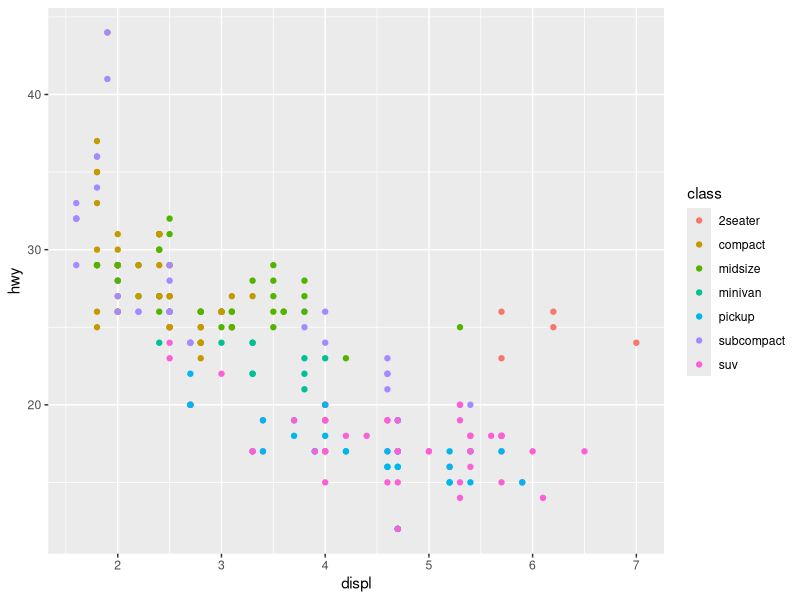
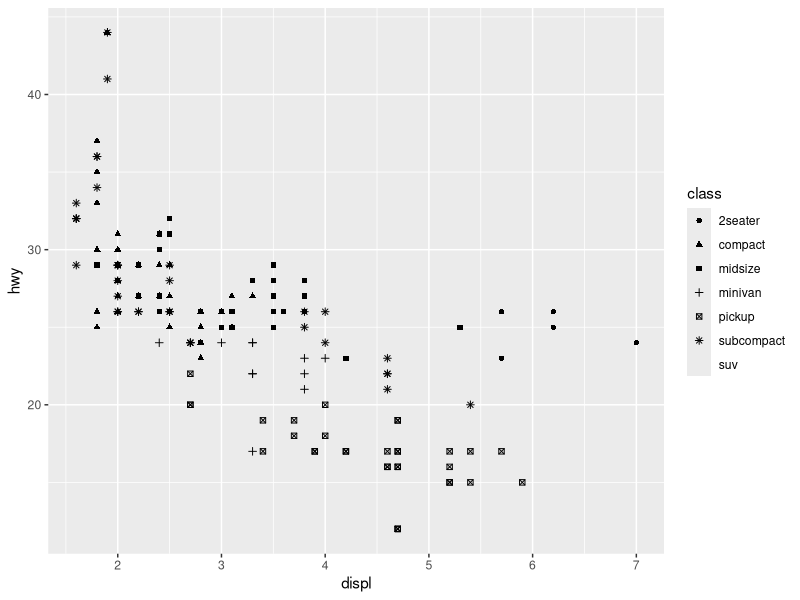
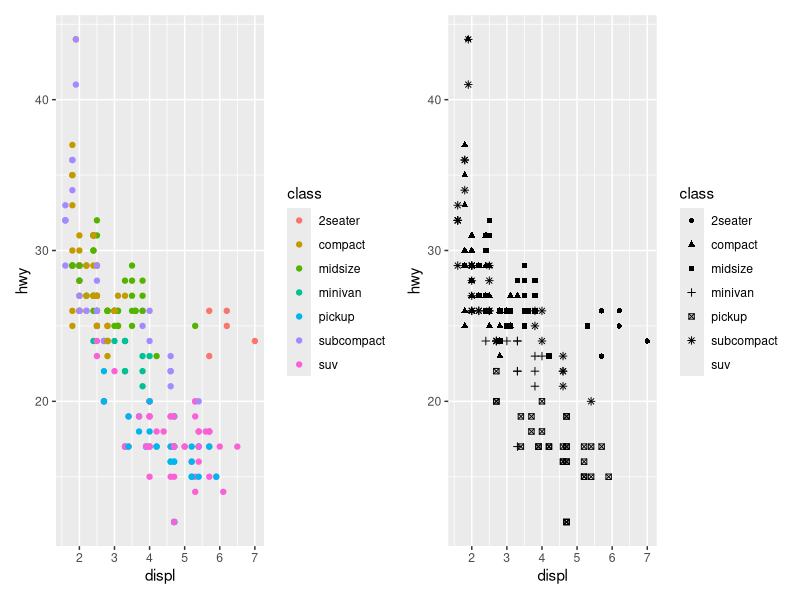
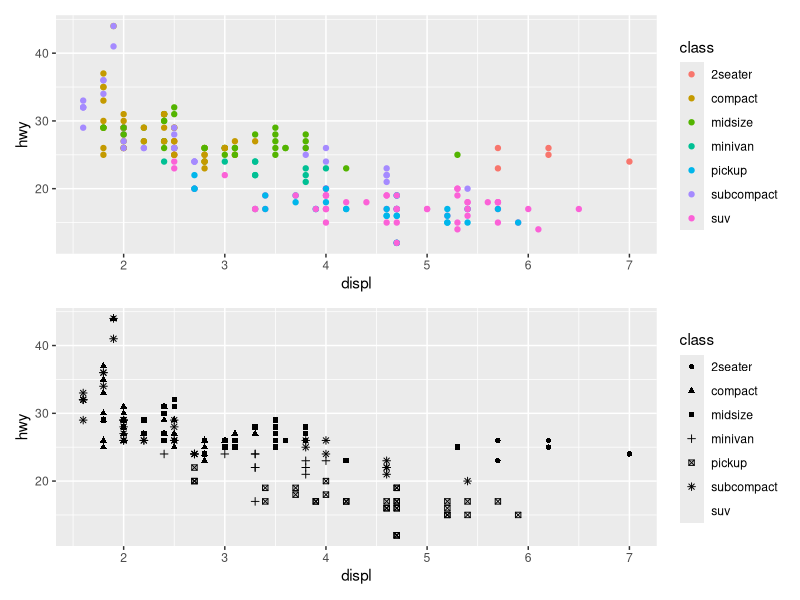
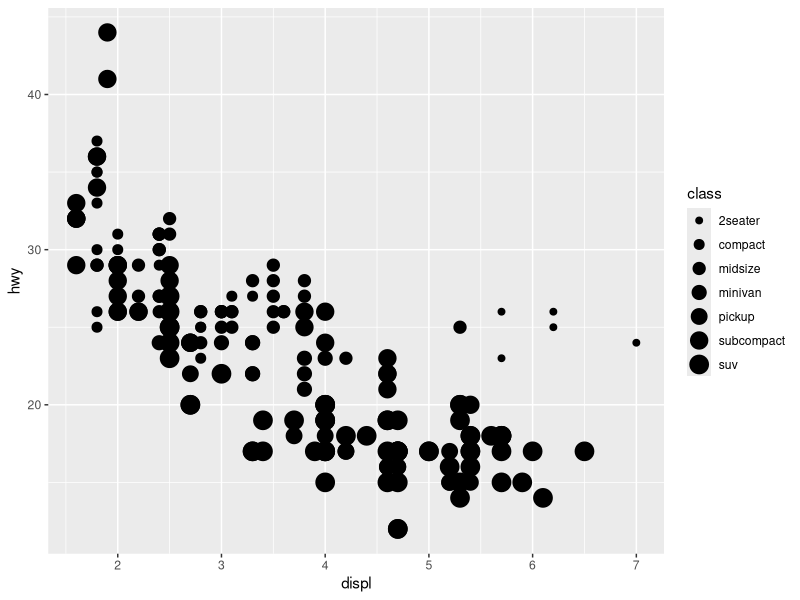
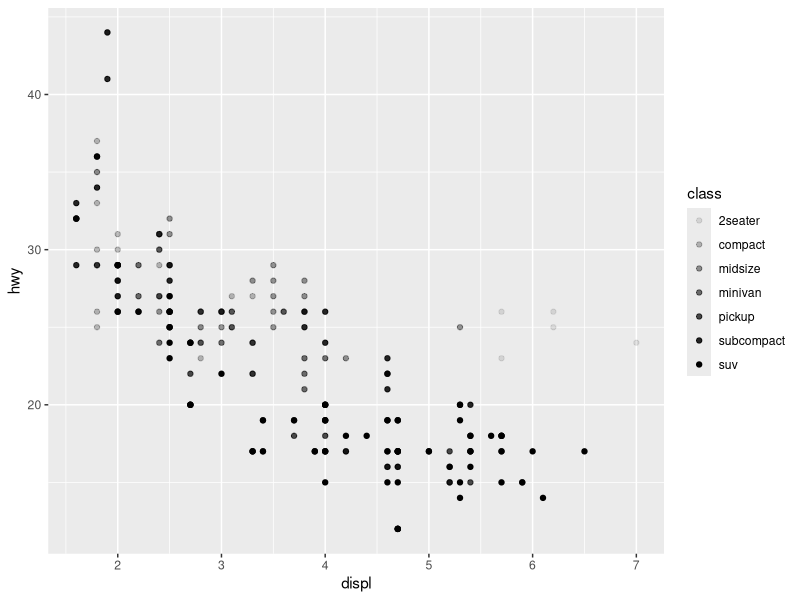
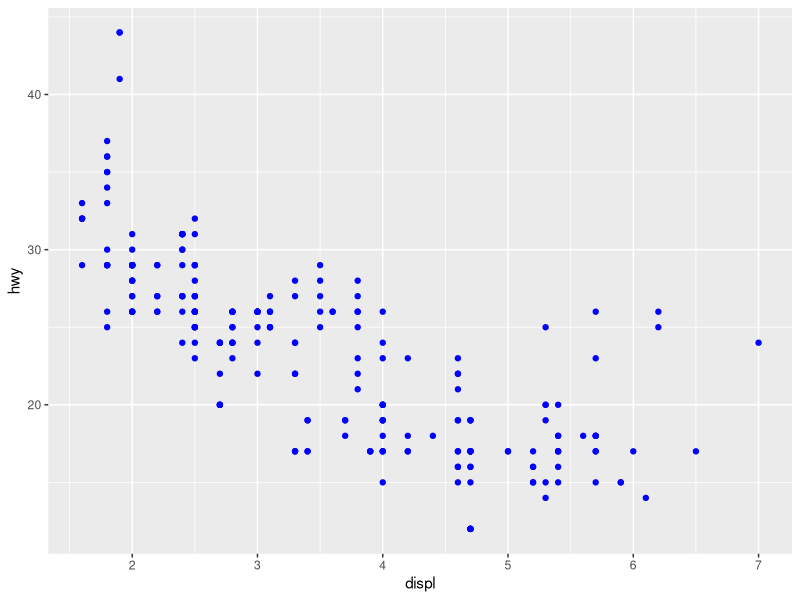
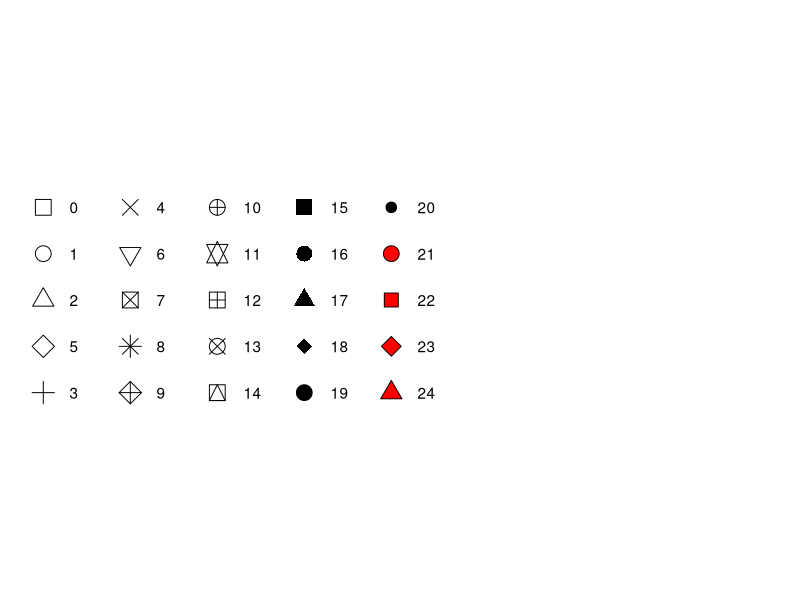

Recreate these plots in R, in order. (Note: this script raises an error after producing the figures.)
## ---- chunk 1
library(tidyverse)
library(patchwork)  # for combining plots
library(scales)
## ---- chunk 2
?mpg
names(mpg)
## ---- chunk 3
# Mapping class to color works well
ggplot(mpg, aes(x = displ, y = hwy, color = class)) +
  geom_point()
## ---- chunk 4
# Mapping class to shape produces warnings
ggplot(mpg, aes(x = displ, y = hwy, shape = class)) +
  geom_point()
## ---- chunk 5
# Save plots to variables
p1 <- ggplot(mpg, aes(x = displ, y = hwy, color = class)) +
  geom_point()

p2 <- ggplot(mpg, aes(x = displ, y = hwy, shape = class)) +
  geom_point()

# Combine side-by-side with +
p1 + p2
## ---- chunk 6
# Stack plots vertically
p1 / p2
## ---- chunk 7
# class mapped to size
ggplot(mpg, aes(x = displ, y = hwy, size = class)) +
  geom_point() 
## ---- chunk 8
# class mapped to alpha
ggplot(mpg, aes(x = displ, y = hwy, alpha = class)) +
  geom_point() 
## ---- chunk 9
ggplot(mpg, aes(x = displ, y = hwy)) + 
  geom_point(color = "blue") 
## ---- chunk 10
shapes <- tibble(
  shape = c(0, 1, 2, 5, 3, 4, 6:19, 20, 21, 22, 23, 24),
  x = (0:24 %/% 5) / 2,
  y = (-(0:24 %% 5)) / 4
)
ggplot(shapes, aes(x, y)) + 
  geom_point(aes(shape = shape), size = 5, fill = "red") +
  geom_text(aes(label = shape), hjust = 0, nudge_x = 0.15) +
  scale_shape_identity() +
  expand_limits(x = 4.1) +
  scale_x_continuous(NULL, breaks = NULL) + 
  scale_y_continuous(NULL, breaks = NULL, limits = c(-1.2, 0.2)) + 
  theme_minimal() +
  theme(aspect.ratio = 1/2.75)
## ---- chunk 11
# color varies by class (class is a column in mpg)
ggplot(mpg, aes(x = displ, y = hwy, color = class)) +
  geom_point()
## ---- chunk 12
# all points are pink
ggplot(mpg, aes(x = displ, y = hwy)) +
  geom_point(color = "pink", size = 3)
## ---- chunk 13
ggplot(mpg, aes(x = hwy, y = displ)) +
  geom_point(color = "pink", shape = 24, size = 3, fill = "pink")
## ---- chunk 14
ggplot(mpg) + 
  geom_point(aes(x = displ, y = hwy, color = "blue"))
## ---- chunk 15
# Correct: color is a constant, so it goes outside aes()
ggplot(mpg) + 
  geom_point(aes(x = displ, y = hwy), color = "blue")
## ---- chunk 16
ggplot(mpg, aes(x = displ, y = hwy)) +
  geom_point(color = class, size = 3)
## ---- chunk 17
# Correct: class is from data, so it goes inside aes()
ggplot(mpg, aes(x = displ, y = hwy)) +
  geom_point(aes(color = class), size = 3)
## ---- chunk 18
# Stroke controls the width of the edge/border for the shapes (21-25)
# that have a fill aesthetic.
 
ggplot(mpg) + 
  geom_point(
    aes(x = displ, y = hwy),
    shape = 24,
    fill = "purple",
    color = "red",
    stroke = 2,
    size = 8
  )
## ---- chunk 19
ggplot(mpg) + geom_point(aes(x = displ, y = hwy))
## ---- chunk 20
# It creates a logical variable with values `TRUE` and `FALSE` 
# for cars with displacement values below and above 5. 

# Notice color is inside aes() because we're creating a variable
# from the data (the result of displ < 5).

ggplot(mpg) + 
  geom_point(aes(x = displ, y = hwy, color = displ < 5)) 
## ---- chunk 21
# Scatterplot
ggplot(mpg, aes(x = displ, y = hwy)) +  
  geom_point() 
## ---- chunk 22
# Smooth line
ggplot(mpg, aes(x = displ, y = hwy)) + 
  geom_smooth()
## ---- chunk 23
# Shape doesn't work with geom_smooth - no legend appears
ggplot(mpg, aes(x = displ, y = hwy, shape = drv)) + 
  geom_smooth()
## ---- chunk 24
# Linetype DOES work with geom_smooth
ggplot(mpg, aes(x = displ, y = hwy, linetype = drv)) + 
  geom_smooth()
## ---- chunk 25
ggplot(mpg, aes(x = displ, y = hwy, color = drv)) +
  geom_point() + 
  geom_smooth(aes(linetype = drv))
## ---- chunk 26
ggplot(mpg, aes(x = displ, y = hwy)) +
  geom_point() +
  geom_point(
    data = mpg |> filter(class == '2seater'),
    color = "red",
    size = 3
  )
## ---- chunk 27
# Histogram shows distribution
ggplot(mpg, aes(x = hwy)) + 
  geom_histogram(binwidth = 2)
## ---- chunk 28
# Density plot shows smooth distribution
ggplot(mpg, aes(x = hwy)) + 
  geom_density()
## ---- chunk 29
# Boxplot shows summary statistics and outliers
ggplot(mpg, aes(x = hwy)) + 
  geom_boxplot()
## ---- chunk 30
ggplot(mpg, aes(x = displ, y = hwy)) +
  geom_smooth(aes(color = drv), show.legend = FALSE)
## ---- chunk 31
ggplot(mpg, aes(x = displ, y = hwy)) +
  geom_smooth(aes(color = drv))
## ---- chunk 32
ggplot(mpg, aes(x = displ, y = hwy)) +
  geom_smooth(se = FALSE)
## ---- chunk 33
ggplot(mpg, aes(x = displ, y = hwy)) +
  geom_point() +
  geom_smooth()

ggplot() +
  geom_point(data = mpg, mapping = aes(x = displ, y = hwy)) +
  geom_smooth(data = mpg, mapping = aes(x = displ, y = hwy))
## ---- chunk 34
ggplot(mpg, aes(x = displ, y = hwy)) +
  geom_point() +
  facet_wrap(~ class, nrow = 2)
## ---- chunk 35
ggplot(mpg, aes(x = displ, y = hwy)) +
  geom_point() +
  facet_grid(drv ~ cyl)
## ---- chunk 36
ggplot(mpg, aes(x = displ, y = hwy)) +
  geom_point() +
  facet_grid(drv ~ cyl, scales = "free_y")
## ---- chunk 37
ggplot(mpg, aes(x = drv, y = cyl)) + 
  geom_point()
## ---- chunk 38
ggplot(mpg, aes(x = drv, y = cyl)) + 
  geom_point() +
  facet_wrap(~ hwy)
## ---- chunk 39
ggplot(mpg, aes(x = drv, y = cyl)) + 
  geom_point()
## ---- chunk 40
ggplot(mpg, aes(x = drv, y = cyl)) + 
  geom_point() +
  facet_grid(drv ~ cyl)
## ---- chunk 41
ggplot(mpg, aes(x = displ, y = hwy)) +
  geom_point() +
  facet_grid(drv ~ .)

ggplot(mpg, aes(x = displ, y = hwy)) +
  geom_point() +
  facet_grid(. ~ cyl)
## ---- chunk 42
ggplot(mpg, aes(x = displ, y = hwy)) +
  geom_point() +
  facet_grid(drv ~ .)

ggplot(mpg, aes(x = displ, y = hwy)) +
  geom_point() +
  facet_grid(. ~ cyl)
## ---- chunk 43
ggplot(mpg, aes(x = displ, y = hwy)) +
  geom_point() +
  facet_wrap(~ class, nrow = 2)
## ---- chunk 44
# Faceting - easier to see within-class patterns
ggplot(mpg, aes(x = displ, y = hwy)) +
  geom_point() +
  facet_wrap(~ class, nrow = 2)

# Color - easier to compare across classes
ggplot(mpg, aes(x = displ, y = hwy, color = class)) +
  geom_point()
## ---- chunk 45
ggplot(diamonds, aes(x = cut)) + 
  geom_bar()
## ---- chunk 46
diamonds |>
  count(cut) |>
  ggplot(aes(x = cut, y = n)) +
  geom_bar(stat = "identity")
## ---- chunk 47
ggplot(diamonds, aes(x = cut, y = after_stat(prop), group = 1)) +
  geom_bar()
## ---- chunk 48
# geom_bar counts for you
ggplot(mpg, aes(x = class)) + 
  geom_bar()

# geom_col requires pre-counted data
mpg |>
  count(class) |>
  ggplot(aes(x = class, y = n)) +
  geom_col()
## ---- chunk 49
# Color only affects the outline
ggplot(mpg, aes(x = drv, color = drv)) + 
  geom_bar()
## ---- chunk 50
# Fill colors the inside of the bars
ggplot(mpg, aes(x = drv, fill = drv)) + 
  geom_bar()
## ---- chunk 51
ggplot(mpg, aes(x = drv, fill = class)) + 
  geom_bar()
## ---- chunk 52
# Fill makes all bars the same height (shows proportions)
ggplot(mpg, aes(x = drv, fill = class)) +
  geom_bar(position = "fill")
## ---- chunk 53
# Dodge places bars side-by-side
ggplot(mpg, aes(x = drv, fill = class)) +
  geom_bar(position = "dodge")
## ---- chunk 54
ggplot(mpg, aes(x = displ, y = hwy)) + 
  geom_point()
## ---- chunk 55
ggplot(mpg, aes(x = displ, y = hwy)) + 
  geom_point(position = "jitter")
## ---- chunk 56
ggplot(mpg, aes(x = cty, y = hwy)) +
  geom_point()
## ---- chunk 57
# Solution 1: Add jitter
ggplot(mpg, aes(x = cty, y = hwy)) +
  geom_jitter()

# Solution 2: Use position = "jitter"
ggplot(mpg, aes(x = cty, y = hwy)) +
  geom_point(position = "jitter")
## ---- chunk 58
ggplot(mpg, aes(x = displ, y = hwy)) +
  geom_point() 

ggplot(mpg, aes(x = displ, y = hwy)) +
  geom_point(position = "identity") 
## ---- chunk 59
ggplot(mpg, aes(x = displ, y = hwy)) +
  geom_point() 
## ---- chunk 60
# Default jitter
ggplot(mpg, aes(x = displ, y = hwy)) + 
  geom_jitter()

# Custom jitter amount
ggplot(mpg, aes(x = displ, y = hwy)) + 
  geom_jitter(width = 0.5, height = 0.5)
## ---- chunk 61
g <- ggplot(mpg, aes(x = displ, y = hwy))
## ---- chunk 62
# Jitter spreads points out
g + geom_jitter()
## ---- chunk 63
# Count sizes points by number of observations
g + geom_count()
## ---- chunk 64
# Default position (dodge2)
ggplot(mpg, aes(x = class, y = hwy, fill = drv)) +
  geom_boxplot()

# Explicitly setting position to dodge2 (same result)
ggplot(mpg, aes(x = class, y = hwy, fill = drv)) +
  geom_boxplot(position = "dodge2")
